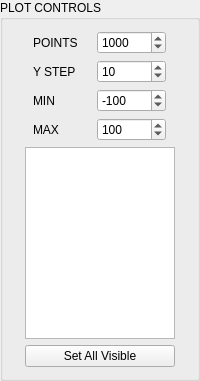
       <widget class="QGroupBox" name="PlotControlsBox">
        <property name="title">
         <string>PLOT CONTROLS</string>
        </property>
        <layout class="QGridLayout" name="gridLayout_2">
         <item row="0" column="0">
          <layout class="QVBoxLayout" name="plotControlsLayout">
           <item>
            <layout class="QHBoxLayout" name="horizontalLayout_10">
             <item>
              <widget class="QLabel" name="pointsLabel">
               <property name="minimumSize">
                <size>
                 <width>50</width>
                 <height>0</height>
                </size>
               </property>
               <property name="maximumSize">
                <size>
                 <width>50</width>
                 <height>16777215</height>
                </size>
               </property>
               <property name="text">
                <string>POINTS</string>
               </property>
              </widget>
             </item>
             <item>
              <widget class="QSpinBox" name="spinPoints">
               <property name="minimumSize">
                <size>
                 <width>69</width>
                 <height>0</height>
                </size>
               </property>
               <property name="maximumSize">
                <size>
                 <width>69</width>
                 <height>16777215</height>
                </size>
               </property>
               <property name="minimum">
                <number>0</number>
               </property>
               <property name="maximum">
                <number>999999999</number>
               </property>
               <property name="singleStep">
                <number>10</number>
               </property>
               <property name="value">
                <number>1000</number>
               </property>
              </widget>
             </item>
            </layout>
           </item>
           <item>
            <layout class="QHBoxLayout" name="horizontalLayout_9">
             <item>
              <widget class="QLabel" name="labelYStep">
               <property name="minimumSize">
                <size>
                 <width>50</width>
                 <height>0</height>
                </size>
               </property>
               <property name="maximumSize">
                <size>
                 <width>50</width>
                 <height>16777215</height>
                </size>
               </property>
               <property name="text">
                <string>Y STEP</string>
               </property>
              </widget>
             </item>
             <item>
              <widget class="QSpinBox" name="spinYStep">
               <property name="minimumSize">
                <size>
                 <width>69</width>
                 <height>0</height>
                </size>
               </property>
               <property name="maximumSize">
                <size>
                 <width>69</width>
                 <height>16777215</height>
                </size>
               </property>
               <property name="minimum">
                <number>1</number>
               </property>
               <property name="maximum">
                <number>10000</number>
               </property>
               <property name="singleStep">
                <number>1</number>
               </property>
               <property name="value">
                <number>10</number>
               </property>
              </widget>
             </item>
            </layout>
           </item>
           <item>
            <layout class="QHBoxLayout" name="horizontalLayout_7">
             <item>
              <widget class="QLabel" name="label">
               <property name="minimumSize">
                <size>
                 <width>50</width>
                 <height>0</height>
                </size>
               </property>
               <property name="maximumSize">
                <size>
                 <width>50</width>
                 <height>16777215</height>
                </size>
               </property>
               <property name="text">
                <string>MIN</string>
               </property>
              </widget>
             </item>
             <item>
              <widget class="QSpinBox" name="spinAxesMin">
               <property name="minimumSize">
                <size>
                 <width>69</width>
                 <height>0</height>
                </size>
               </property>
               <property name="maximumSize">
                <size>
                 <width>69</width>
                 <height>16777215</height>
                </size>
               </property>
               <property name="minimum">
                <number>-65536</number>
               </property>
               <property name="maximum">
                <number>65536</number>
               </property>
               <property name="singleStep">
                <number>10</number>
               </property>
               <property name="value">
                <number>-100</number>
               </property>
              </widget>
             </item>
            </layout>
           </item>
           <item>
            <layout class="QHBoxLayout" name="horizontalLayout_8">
             <item>
              <widget class="QLabel" name="label_2">
               <property name="minimumSize">
                <size>
                 <width>50</width>
                 <height>0</height>
                </size>
               </property>
               <property name="maximumSize">
                <size>
                 <width>50</width>
                 <height>16777215</height>
                </size>
               </property>
               <property name="text">
                <string>MAX</string>
               </property>
              </widget>
             </item>
             <item>
              <widget class="QSpinBox" name="spinAxesMax">
               <property name="minimumSize">
                <size>
                 <width>69</width>
                 <height>0</height>
                </size>
               </property>
               <property name="maximumSize">
                <size>
                 <width>69</width>
                 <height>16777215</height>
                </size>
               </property>
               <property name="minimum">
                <number>-65536</number>
               </property>
               <property name="maximum">
                <number>65536</number>
               </property>
               <property name="singleStep">
                <number>10</number>
               </property>
               <property name="value">
                <number>100</number>
               </property>
              </widget>
             </item>
            </layout>
           </item>
          </layout>
         </item>
         <item row="1" column="0">
          <widget class="QListWidget" name="listWidget_Channels">
           <property name="sizePolicy">
            <sizepolicy hsizetype="Minimum" vsizetype="MinimumExpanding">
             <horstretch>0</horstretch>
             <verstretch>0</verstretch>
            </sizepolicy>
           </property>
           <property name="minimumSize">
            <size>
             <width>0</width>
             <height>0</height>
            </size>
           </property>
           <property name="maximumSize">
            <size>
             <width>150</width>
             <height>16777215</height>
            </size>
           </property>
           <property name="layoutDirection">
            <enum>Qt::LeftToRight</enum>
           </property>
           <property name="autoScroll">
            <bool>false</bool>
           </property>
           <property name="editTriggers">
            <set>QAbstractItemView::NoEditTriggers</set>
           </property>
           <property name="alternatingRowColors">
            <bool>true</bool>
           </property>
           <property name="selectionBehavior">
            <enum>QAbstractItemView::SelectItems</enum>
           </property>
           <property name="textElideMode">
            <enum>Qt::ElideMiddle</enum>
           </property>
           <property name="resizeMode">
            <enum>QListView::Adjust</enum>
           </property>
           <property name="modelColumn">
            <number>0</number>
           </property>
           <property name="selectionRectVisible">
            <bool>true</bool>
           </property>
          </widget>
         </item>
         <item row="2" column="0">
          <widget class="QPushButton" name="pushButton_ResetVisible">
           <property name="text">
            <string>Set All Visible</string>
           </property>
          </widget>
         </item>
        </layout>
       </widget>
